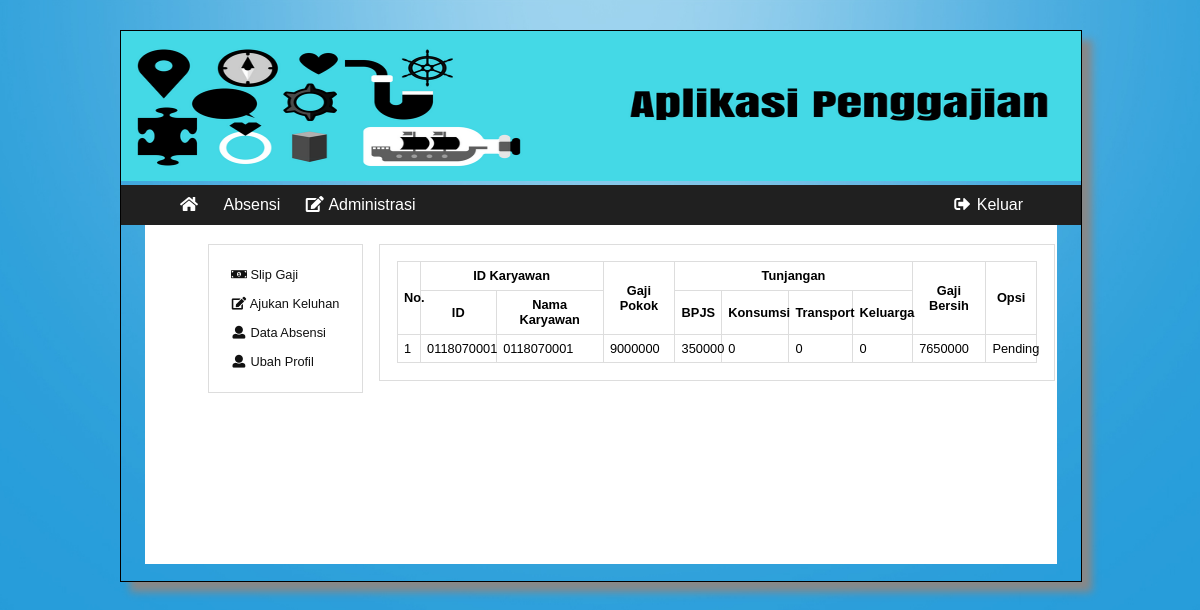
/karyawan/index.php?p=d_administrasi&k=a_penggajian (signed in), run on the app's committed database.
### tables this page shows
CREATE TABLE `slip_gaji` (
  `id` int(11) NOT NULL,
  `id_karyawan` varchar(15) DEFAULT NULL,
  `periode` varchar(25) DEFAULT NULL,
  `id_jabatan` varchar(15) DEFAULT NULL,
  `gaji_pokok` double DEFAULT NULL,
  `tunjangan_bpjs` double DEFAULT NULL,
  `tunjangan_konsumsi` double DEFAULT NULL,
  `tunjangan_transport` double DEFAULT NULL,
  `tunjangan_keluarga` double DEFAULT NULL,
  `pajak` double DEFAULT NULL,
  `potongan_gaji` double DEFAULT NULL,
  `gaji_diterima` double DEFAULT NULL,
  `id_admin` varchar(15) DEFAULT NULL,
  `keterangan` varchar(100) DEFAULT NULL
);

CREATE TABLE `karyawan` (
  `id_karyawan` varchar(15) NOT NULL,
  `nama_karyawan` varchar(100) DEFAULT NULL,
  `email_karyawan` varchar(100) DEFAULT NULL,
  `tanggal_lahir_karyawan` date DEFAULT NULL,
  `tempat_lahir_karyawan` varchar(40) DEFAULT NULL,
  `agama_karyawan` varchar(15) DEFAULT NULL,
  `password_karyawan` varchar(100) DEFAULT NULL,
  `jk_karyawan` enum('L','P') DEFAULT NULL,
  `id_jabatan` varchar(15) DEFAULT NULL,
  `alamat_karyawan` text,
  `foto_karyawan` varchar(150) DEFAULT NULL
);

### karyawan/konten/administrasi/a_penggajian.php (the view)
<?php
  $periode = date("Y-m");
  $query_slipgaji = "SELECT * FROM slip_gaji INNER JOIN karyawan ON `slip_gaji`.`id_karyawan` = `karyawan`.`id_karyawan` WHERE `slip_gaji`.`periode` = '$periode' AND `slip_gaji`.`id_karyawan` = '$_SESSION[id]'";
  $sql_slipgaji = mysqli_query($mysqli,$query_slipgaji);
 ?>
<form action="konten/proses/a_penggajian_aksi.php" method="post">
<table id="tbl" width="100%">
  <tr>
    <th rowspan="2">No.</th>
    <th colspan="2">ID Karyawan</th>
    <th rowspan="2">Gaji Pokok</th>
    <th colspan="4">Tunjangan</th>
    <th rowspan="2">Gaji Bersih</th>
    <th rowspan="2">Opsi</th>
  </tr>
  <tr>
    <th>ID</th>
    <th>Nama Karyawan</th>
    <th>BPJS</th>
    <th>Konsumsi</th>
    <th>Transport</th>
    <th>Keluarga</th>
  </tr>
  <?php
  $no = 0;
  foreach ($sql_slipgaji as $key) {
    extract($key);
  $no++;
  ?>
  <tr text-align="center">
    <td><?php echo $no; ?></td>
    <td><?php echo $id_karyawan; ?></td>
    <td><?php echo $id_karyawan; ?></td>
    <td><?php echo $gaji_pokok; ?></td>
    <td><?php echo $tunjangan_bpjs; ?></td>
    <td><?php echo $tunjangan_konsumsi; ?></td>
    <td><?php echo $tunjangan_transport; ?></td>
    <td><?php echo $tunjangan_keluarga; ?></td>
    <td><?php echo $gaji_diterima; ?></td>
    <td>
      <?php if ($keterangan == 'Disetujui') {
        ?>
        <a href="konten/administrasi/cetak.php?data=slip&periode=<?php echo $periode; ?>" class="fa fa-fw fa-print" title="Cetak Laporan"></a>
        <?php
      }else {
        echo "Pending";
      } ?>
    </td>
  </tr>
<?php } ?>
</table>
</form>

### booking.css (style rules this page uses)
@media (min-width: 576px) { body { background: url(img/bg.jpg); -webkit-background-size: 100% 100%; -moz-background-size: 100% 100%; -o-background-size: 100% 100%; background-size: cover; background-repeat: no-repeat; background-position: center; position: absolute; background-attachment: fixed; margin: 0px; padding: 0px; background-color: #fff; overflow-x: hidden; } }
@media (min-width: 576px) { #tbl { width: 100%; align-content: center; border-spacing: 0; border: 1px solid #ddd; border-right: 0; border-bottom: 0; display: table; position: relative; } }
@media (min-width: 576px) { #tbl th, #tbl td { padding: 1%; border: 1px solid #ddd; border-top: 0; border-left: 0; } }

### data on the page
slip_gaji: id_karyawan.id_karyawan "0118070001", gaji_pokok "9000000", tunjangan_bpjs "350000", tunjangan_konsumsi "0", tunjangan_transport "0", tunjangan_keluarga "0", gaji_diterima "7650000", keterangan "Pending"
